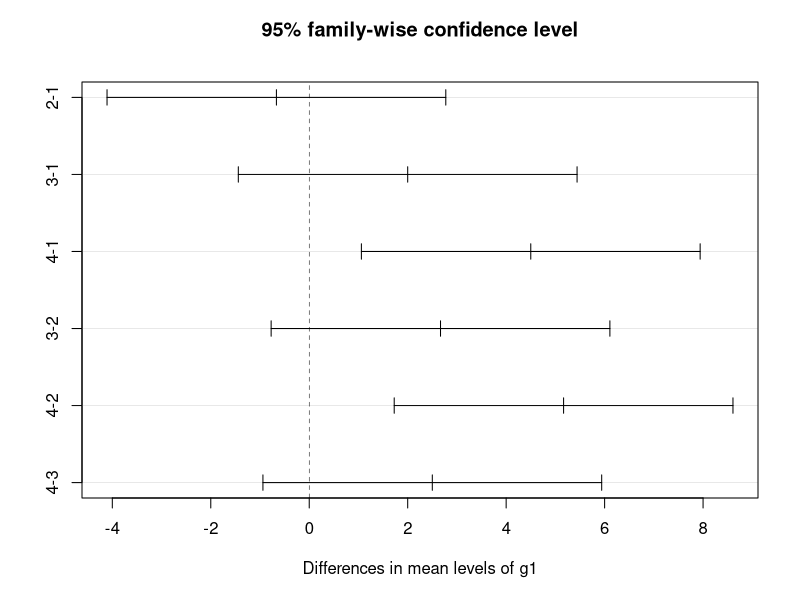
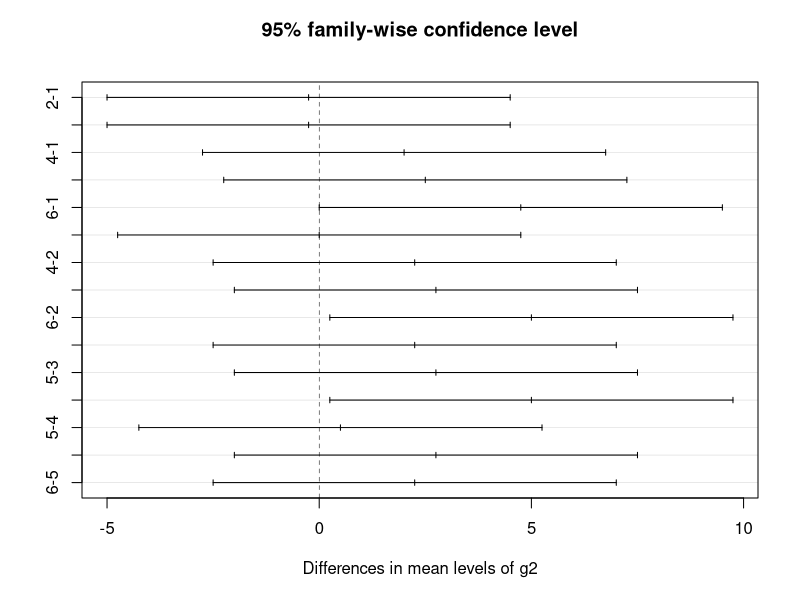
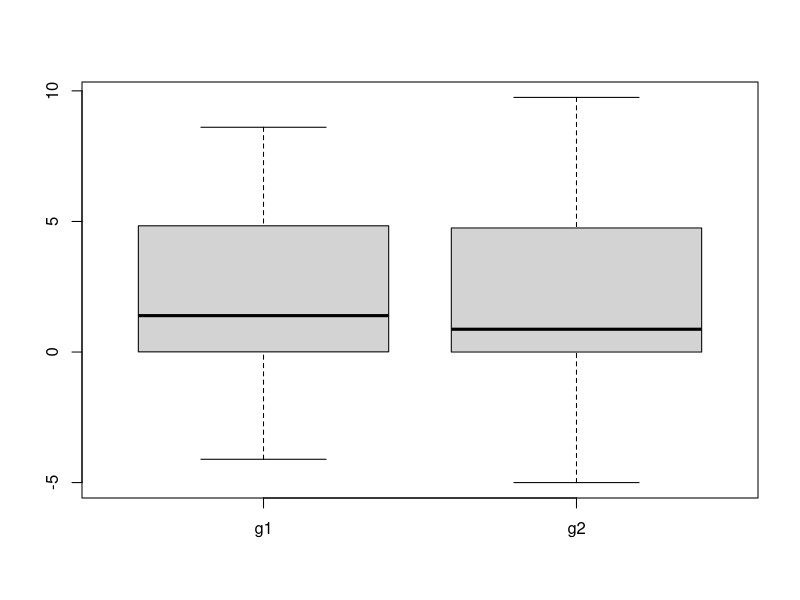

The R script that drew these images, in order:
# Subject: Regression Models
# Lecture: Anova
# Author: Vinicius Osterne (www.osterne.com)



# ------------------------------------------------------------------------------
# Application 1
# ------------------------------------------------------------------------------

# download the data
dados = c(16, 12, 14, 15, 19, 20,
          12, 11, 13, 18, 17, 21,
          16, 19, 18, 19, 17, 19,
          20, 21, 18, 20, 21, 23)

g1 = as.factor(rep(1:4, each = 6))
g2 = as.factor(rep(1:6, times = 4))



# ajustando modelo
a = aov(dados~g1+g2)
summary(a)

# teste de Tukey
TukeyHSD(aov(dados~g1+g2))
plot(TukeyHSD(a))
boxplot(TukeyHSD(a))
